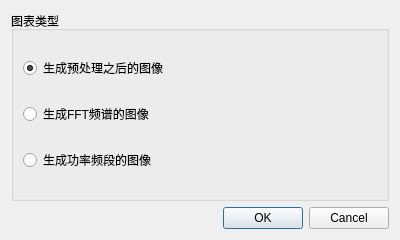
<?xml version="1.0" encoding="UTF-8"?>
<ui version="4.0">
 <class>ChartModeDialog</class>
 <widget class="QDialog" name="ChartModeDialog">
  <property name="geometry">
   <rect>
    <x>0</x>
    <y>0</y>
    <width>400</width>
    <height>240</height>
   </rect>
  </property>
  <property name="windowTitle">
   <string>更换图表</string>
  </property>
  <layout class="QVBoxLayout" name="verticalLayout">
   <item>
    <widget class="QGroupBox" name="groupBox">
     <property name="title">
      <string>图表类型</string>
     </property>
     <layout class="QVBoxLayout" name="verticalLayoutGroup">
      <item>
       <widget class="QRadioButton" name="radioRaw">
        <property name="text">
         <string>生成预处理之后的图像</string>
        </property>
        <property name="checked">
         <bool>true</bool>
        </property>
       </widget>
      </item>
      <item>
       <widget class="QRadioButton" name="radioFft">
        <property name="text">
         <string>生成FFT频谱的图像</string>
        </property>
       </widget>
      </item>
      <item>
       <widget class="QRadioButton" name="radioPsd">
        <property name="text">
         <string>生成功率频段的图像</string>
        </property>
       </widget>
      </item>
     </layout>
    </widget>
   </item>
   <item>
    <widget class="QDialogButtonBox" name="buttonBox">
     <property name="orientation">
      <enum>Qt::Orientation::Horizontal</enum>
     </property>
     <property name="standardButtons">
      <set>QDialogButtonBox::StandardButton::Cancel|QDialogButtonBox::StandardButton::Ok</set>
     </property>
    </widget>
   </item>
  </layout>
 </widget>
 <resources/>
 <connections>
  <connection>
   <sender>buttonBox</sender>
   <signal>accepted()</signal>
   <receiver>ChartModeDialog</receiver>
   <slot>accept()</slot>
  </connection>
  <connection>
   <sender>buttonBox</sender>
   <signal>rejected()</signal>
   <receiver>ChartModeDialog</receiver>
   <slot>reject()</slot>
  </connection>
 </connections>
</ui>
